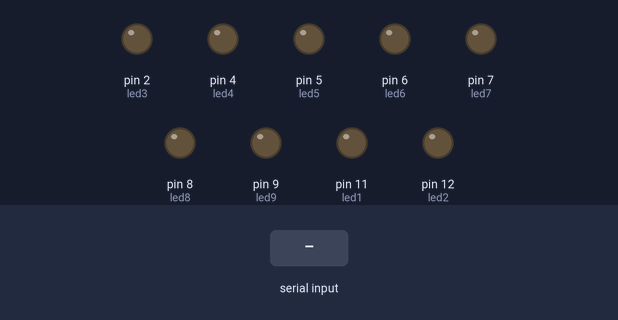
Bench run of a sketch on a simulated Arduino Uno, built with avr-gcc and run on an emulated ATmega328P. Shown: output pins drawn as LEDs (lit = HIGH). Inputs (shaded band) come from the test bench.

Above: at 1.2 s.
1.3 s: "A" received over Serial
At 2.2 s:
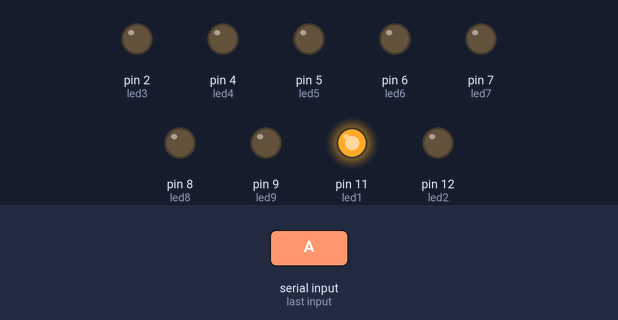
2.8 s: "B" received over Serial
At 3.4 s:
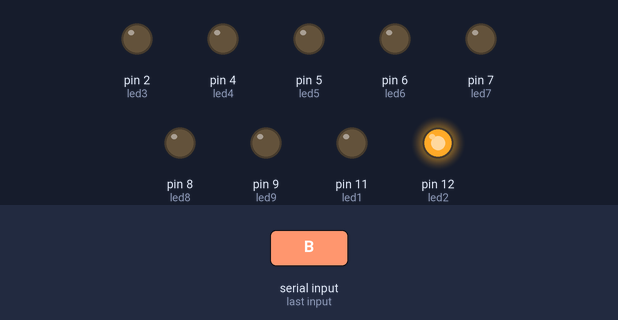
4.3 s: "C" received over Serial
At 5.5 s:
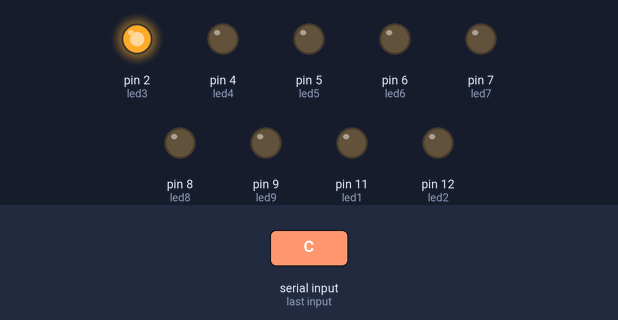
5.8 s: "D" received over Serial
At 6.8 s:
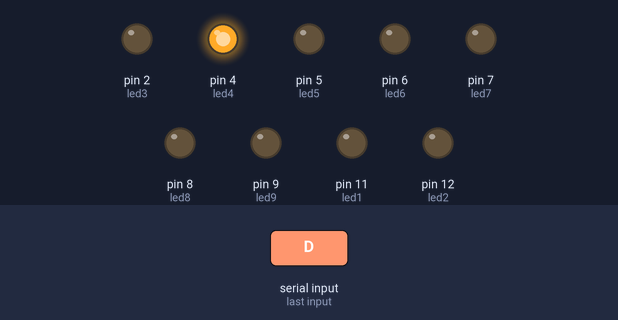
7.3 s: "E" received over Serial
At 8.0 s:
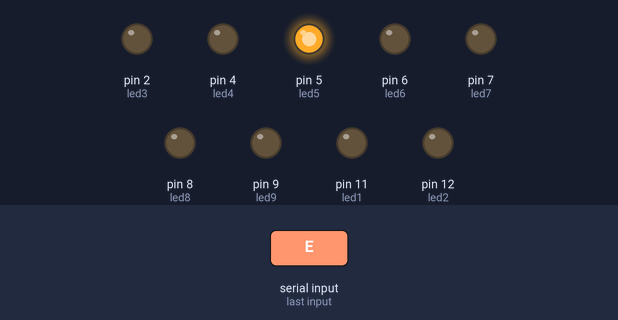
8.8 s: "F" received over Serial
At 9.1 s:
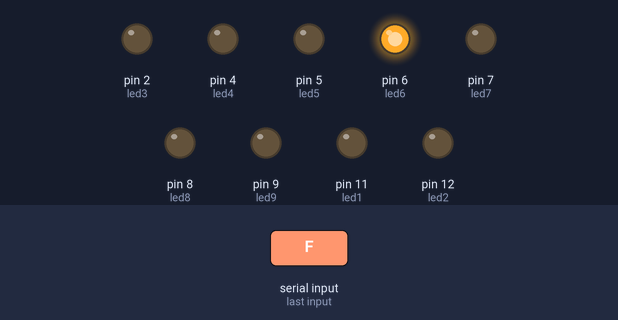
Timing chart, 0 to 11.3 s (numbered marks = the images above; inputs shaded):
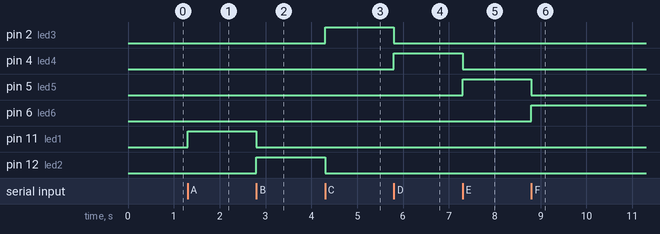

The sketch:

aaaaB.ino
```cpp
int led1 = 11; int led2=12; int led3=2; int led4=4; int led5=5; int led6=6; int led7=7; int led8=8; int led9=9 ;
int A,B,C,D,E,F,G,H,I,X=0;

void setup() {
  pinMode(led1, OUTPUT);
  pinMode(led2, OUTPUT);
  pinMode(led3, OUTPUT);
  pinMode(led4, OUTPUT);
  pinMode(led5, OUTPUT);
  pinMode(led6, OUTPUT);
  pinMode(led7, OUTPUT);
  pinMode(led8, OUTPUT);
  pinMode(led9, OUTPUT);
  Serial.begin(9600);


      digitalWrite(led1, LOW);
      digitalWrite(led2, LOW);
      digitalWrite(led3, LOW);
      digitalWrite(led4, LOW);
      digitalWrite(led5, LOW);
      digitalWrite(led6, LOW);
      digitalWrite(led7, LOW);
      digitalWrite(led8, LOW);
      digitalWrite(led9, LOW);
}
void loop() {
  if(Serial.available()){
    X=Serial.read();
    if(X=='A'){
      digitalWrite(led1, HIGH);
      digitalWrite(led2, LOW);
      digitalWrite(led3, LOW);
      digitalWrite(led4, LOW);
      digitalWrite(led5, LOW);
      digitalWrite(led6, LOW);
      digitalWrite(led7, LOW);
      digitalWrite(led8, LOW);
      digitalWrite(led9, LOW);
    }
    if(X=='B'){
       digitalWrite(led2, HIGH);
      digitalWrite(led1, LOW);
      digitalWrite(led3, LOW);
      digitalWrite(led4, LOW);
      digitalWrite(led5, LOW);
      digitalWrite(led6, LOW);
      digitalWrite(led7, LOW);
      digitalWrite(led8, LOW);
      digitalWrite(led9, LOW);
    }
    if(X=='C'){
    digitalWrite(led3, HIGH);
      digitalWrite(led2, LOW);
      digitalWrite(led1, LOW);
      digitalWrite(led4, LOW);
      digitalWrite(led5, LOW);
      digitalWrite(led6, LOW);
      digitalWrite(led7, LOW);
      digitalWrite(led8, LOW);
      digitalWrite(led9, LOW);

    }
    if(X=='D'){
      digitalWrite(led4, HIGH);
      digitalWrite(led2, LOW);
      digitalWrite(led3, LOW);
      digitalWrite(led1, LOW);
      digitalWrite(led5, LOW);
      digitalWrite(led6, LOW);
      digitalWrite(led7, LOW);
      digitalWrite(led8, LOW);
      digitalWrite(led9, LOW);
    }
    if(X=='E'){
    digitalWrite(led5, HIGH);
      digitalWrite(led2, LOW);
      digitalWrite(led3, LOW);
      digitalWrite(led4, LOW);
      digitalWrite(led1, LOW);
      digitalWrite(led6, LOW);
      digitalWrite(led7, LOW);
      digitalWrite(led8, LOW);
      digitalWrite(led9, LOW);
    }
    if(X=='F'){
     digitalWrite(led6, HIGH);
      digitalWrite(led2, LOW);
      digitalWrite(led3, LOW);
      digitalWrite(led4, LOW);
      digitalWrite(led5, LOW);
      digitalWrite(led1, LOW);
      digitalWrite(led7, LOW);
      digitalWrite(led8, LOW);
      digitalWrite(led9, LOW);
    }
    if(X=='G'){
        digitalWrite(led7, HIGH);
      digitalWrite(led2, LOW);
      digitalWrite(led3, LOW);
      digitalWrite(led4, LOW);
      digitalWrite(led5, LOW);
      digitalWrite(led6, LOW);
      digitalWrite(led1, LOW);
      digitalWrite(led8, LOW);
      digitalWrite(led9, LOW);
    }
    if(X=='H'){
      digitalWrite(led8, HIGH);
      digitalWrite(led2, LOW);
      digitalWrite(led3, LOW);
      digitalWrite(led4, LOW);
      digitalWrite(led5, LOW);
      digitalWrite(led6, LOW);
      digitalWrite(led7, LOW);
      digitalWrite(led1, LOW);
      digitalWrite(led9, LOW);
    }
    if(X=='I'){
     digitalWrite(led9, HIGH);
      digitalWrite(led2, LOW);
      digitalWrite(led3, LOW);
      digitalWrite(led4, LOW);
      digitalWrite(led5, LOW);
      digitalWrite(led6, LOW);
      digitalWrite(led7, LOW);
      digitalWrite(led8, LOW);
      digitalWrite(led1, LOW);
    }
 }
}
```

Measured:
- after the input at 1.3 s, pin 11 (led1): LOW → HIGH at once
- after the input at 2.8 s, pin 11 (led1): HIGH → LOW at once; pin 12 (led2): LOW → HIGH at once
- after the input at 4.3 s, pin 2 (led3): LOW → HIGH at once; pin 12 (led2): HIGH → LOW at once
- after the input at 5.8 s, pin 2 (led3): HIGH → LOW at once; pin 4 (led4): LOW → HIGH at once
- after the input at 7.3 s, pin 4 (led4): HIGH → LOW at once; pin 5 (led5): LOW → HIGH at once
- after the input at 8.8 s, pin 5 (led5): HIGH → LOW at once; pin 6 (led6): LOW → HIGH at once
